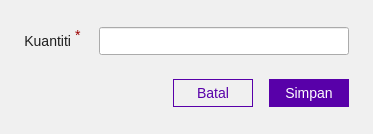
<?xml version="1.0" encoding="UTF-8"?>
<ui version="4.0">
 <class>dialog</class>
 <widget class="QDialog" name="dialog">
  <property name="geometry">
   <rect>
    <x>0</x>
    <y>0</y>
    <width>373</width>
    <height>134</height>
   </rect>
  </property>
  <property name="windowTitle">
   <string>Kelola</string>
  </property>
  <property name="styleSheet">
   <string notr="true">#background {
	background-color: rgb(240, 240, 240);
}

#kuantiti_label {
	color: rgb(30, 30, 30);
	font-size: 14px;
}

#kuantiti_mandatory {
	color: rgb(156, 0, 0);
	font-size: 14px;
}

#kuantiti_input {
	padding: 4px 8px;
	font-size: 14px;
	color: rgb(30, 30, 30);
}

#kuantiti_input:hover {
    border: 1px solid rgb(73, 0, 131);
}

#kuantiti_input:focus {
    border: 1px solid rgb(133, 0, 237);
}

#batal_btn {
	padding: 5px 0;
	font-size: 14px;
	color: rgb(88, 0, 169);
	background-color: transparent;
	border: 1px solid  rgb(88, 0, 169);
}

#batal_btn:hover {
	background-color: rgb(215, 215, 215);
}

#simpan_btn {
	padding: 5px 0;
	font-size: 14px;
	color: rgb(255, 255, 255);
	background-color: rgb(88, 0, 169);
	border: 1px solid  rgb(88, 0, 169);
}

#simpan_btn:hover {
	background-color: rgb(69, 0, 133);
}</string>
  </property>
  <layout class="QGridLayout" name="gridLayout_2">
   <property name="leftMargin">
    <number>0</number>
   </property>
   <property name="topMargin">
    <number>0</number>
   </property>
   <property name="rightMargin">
    <number>0</number>
   </property>
   <property name="bottomMargin">
    <number>0</number>
   </property>
   <property name="horizontalSpacing">
    <number>0</number>
   </property>
   <item row="1" column="0">
    <widget class="QWidget" name="background" native="true">
     <layout class="QGridLayout" name="gridLayout_3">
      <property name="leftMargin">
       <number>0</number>
      </property>
      <property name="topMargin">
       <number>0</number>
      </property>
      <property name="rightMargin">
       <number>0</number>
      </property>
      <property name="bottomMargin">
       <number>0</number>
      </property>
      <property name="spacing">
       <number>0</number>
      </property>
      <item row="0" column="0">
       <layout class="QVBoxLayout" name="layout">
        <property name="spacing">
         <number>24</number>
        </property>
        <property name="leftMargin">
         <number>24</number>
        </property>
        <property name="topMargin">
         <number>24</number>
        </property>
        <property name="rightMargin">
         <number>24</number>
        </property>
        <property name="bottomMargin">
         <number>24</number>
        </property>
        <item>
         <layout class="QGridLayout" name="gridLayout">
          <property name="bottomMargin">
           <number>0</number>
          </property>
          <property name="horizontalSpacing">
           <number>4</number>
          </property>
          <property name="verticalSpacing">
           <number>8</number>
          </property>
          <item row="0" column="1">
           <widget class="QLabel" name="kuantiti_mandatory">
            <property name="text">
             <string>*</string>
            </property>
            <property name="alignment">
             <set>Qt::AlignLeading|Qt::AlignLeft|Qt::AlignTop</set>
            </property>
           </widget>
          </item>
          <item row="0" column="2">
           <spacer name="horizontalSpacer_2">
            <property name="orientation">
             <enum>Qt::Horizontal</enum>
            </property>
            <property name="sizeType">
             <enum>QSizePolicy::Fixed</enum>
            </property>
            <property name="sizeHint" stdset="0">
             <size>
              <width>8</width>
              <height>1</height>
             </size>
            </property>
           </spacer>
          </item>
          <item row="0" column="0">
           <widget class="QLabel" name="kuantiti_label">
            <property name="text">
             <string>Kuantiti</string>
            </property>
            <property name="alignment">
             <set>Qt::AlignRight|Qt::AlignTrailing|Qt::AlignVCenter</set>
            </property>
           </widget>
          </item>
          <item row="0" column="3">
           <widget class="QLineEdit" name="kuantiti_input">
            <property name="minimumSize">
             <size>
              <width>250</width>
              <height>0</height>
             </size>
            </property>
            <property name="maximumSize">
             <size>
              <width>250</width>
              <height>16777215</height>
             </size>
            </property>
           </widget>
          </item>
         </layout>
        </item>
        <item>
         <layout class="QHBoxLayout" name="horizontalLayout_2">
          <property name="spacing">
           <number>16</number>
          </property>
          <item>
           <spacer name="horizontalSpacer">
            <property name="orientation">
             <enum>Qt::Horizontal</enum>
            </property>
            <property name="sizeHint" stdset="0">
             <size>
              <width>40</width>
              <height>20</height>
             </size>
            </property>
           </spacer>
          </item>
          <item>
           <widget class="QPushButton" name="batal_btn">
            <property name="minimumSize">
             <size>
              <width>80</width>
              <height>0</height>
             </size>
            </property>
            <property name="maximumSize">
             <size>
              <width>80</width>
              <height>16777215</height>
             </size>
            </property>
            <property name="cursor">
             <cursorShape>PointingHandCursor</cursorShape>
            </property>
            <property name="text">
             <string>Batal</string>
            </property>
           </widget>
          </item>
          <item>
           <widget class="QPushButton" name="simpan_btn">
            <property name="minimumSize">
             <size>
              <width>80</width>
              <height>0</height>
             </size>
            </property>
            <property name="maximumSize">
             <size>
              <width>80</width>
              <height>16777215</height>
             </size>
            </property>
            <property name="cursor">
             <cursorShape>PointingHandCursor</cursorShape>
            </property>
            <property name="text">
             <string>Simpan</string>
            </property>
           </widget>
          </item>
         </layout>
        </item>
       </layout>
      </item>
     </layout>
    </widget>
   </item>
  </layout>
 </widget>
 <resources/>
 <connections/>
</ui>
